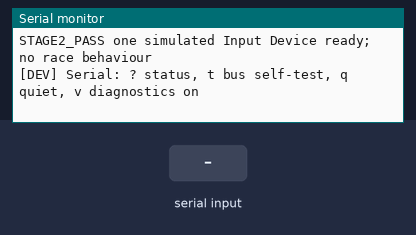
The program below on a simulated ESP32. On the bench: the last lines printed to the serial monitor. The inputs (shaded band) are chosen by the test bench. EEPROM starts erased.

Above: at 1.2 s.
1.3 s: "v\n" received over Serial
At 2.5 s:
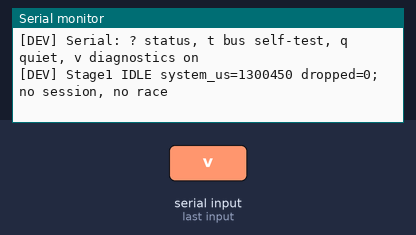
2.8 s: "0\n" received over Serial
At 3.9 s:
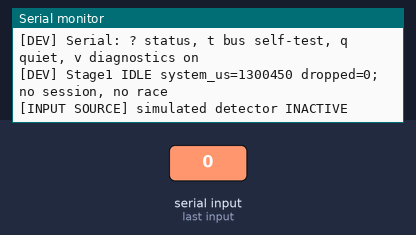
4.3 s: "1\n" received over Serial
At 4.7 s:
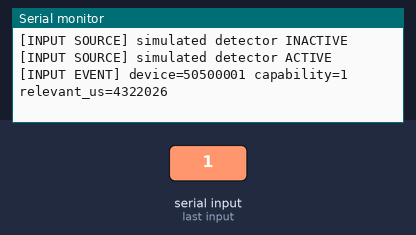

Measured:
- after the input at 1.3 s, the serial monitor: prints a new line at once (image 1)
- after the input at 2.8 s, the serial monitor: prints a new line at once (image 2)
- after the input at 4.3 s, the serial monitor: prints a new line at once (image 3)

The program:

main.cpp
```cpp
#include <Arduino.h>
#include <Preferences.h>
#include "pp/system_time.h"
#include <stdarg.h>
#include "pp/core.h"
#include "pp/verification.h"
#ifndef PP_DIAGNOSTICS
#define PP_DIAGNOSTICS 1
#endif
#ifdef PP_ACCEPTANCE
uint64_t acceptanceReadSharedTime();
#endif
namespace {
using pp::systemTime;
// Development diagnostics: bounded queue, bounded flush, no wait for UART.
class Diagnostics {
public:
  void log(const char* format,...) {
    if(!enabled)return;
    if(size==Capacity){++dropped;return;}
    va_list args;va_start(args,format);vsnprintf(lines[(head+size)%Capacity],Width,format,args);va_end(args);++size;
  }
  void flush(){
    if(!size)return;
    const auto length=strlen(lines[head]);const int available=Serial.availableForWrite();
    if(available<=0)return;
    if(offset<length){size_t n=length-offset;if(n>size_t(available))n=available;Serial.write(reinterpret_cast<uint8_t*>(lines[head]+offset),n);offset+=n;}
    else {Serial.write('\n');head=(head+1)%Capacity;--size;offset=0;}
  }
  void enable(bool value){enabled=value;if(!value){size=0;head=0;offset=0;}}
  bool enabled=PP_DIAGNOSTICS;uint32_t dropped=0;
private:
  static constexpr size_t Capacity=64,Width=160;
  char lines[Capacity][Width]{};size_t head=0,size=0,offset=0;
} diagnostics;
class NvsStore final:public pp::Store {
public:
#ifdef PP_ACCEPTANCE
  uint32_t readCalls=0;
#endif
  void begin(const char* name="pp-stage1"){ready=preferences.begin(name,false);}
  bool available()const override{return ready;}
  bool read(unsigned s,uint8_t* data,size_t n)override{
#ifdef PP_ACCEPTANCE
    ++readCalls;
#endif
    if(!ready)return false;
    const char* key=s?"config-b":"config-a";
    if(!preferences.isKey(key))return false;
    auto length=preferences.getBytesLength(key);
    if(!length)return false;
    // Preserve the distinction between absent and malformed records.
    if(length!=n){memset(data,0,n);return true;}
    return preferences.getBytes(key,data,n)==n;
  }
  bool write(unsigned s,const uint8_t* data,size_t n)override{return ready&&preferences.putBytes(s?"config-b":"config-a",data,n)==n;}
private: Preferences preferences;bool ready=false;
} storage;
pp::Bus bus;
pp::Memory memory(storage);
const auto lifecycle=bus.attach(pp::Role::Lifecycle);
const auto memoryEndpoint=bus.attach(pp::Role::Memory);
pp::InputModule input(bus,bus.attach(pp::Role::Input));
pp::RaceControl raceControl{bus.attach(pp::Role::RaceControl)};
pp::RaceEngine raceEngine{bus.attach(pp::Role::RaceEngine)};
pp::OutputModule output{bus.attach(pp::Role::Output)};
pp::Presentation presentation{bus.attach(pp::Role::Presentation)};
const auto testPublisher=bus.attach(pp::Role::Diagnostics);
const auto testObserver=bus.attach(pp::Role::Diagnostics);
const auto inputObserver=bus.attach(pp::Role::Diagnostics);
pp::MemoryModule memoryModule(bus,memoryEndpoint,memory);
pp::Configuration workingConfiguration;
bool ready=false,testsPassed=true,bootFailed=false;
pp::Time nextStatus=0;
#ifdef PP_VERIFY
bool verificationReboot=false;
pp::Time rebootAt=0;
#endif
void report(const char* name,bool passed){diagnostics.log("[TEST] %s %s",passed?"PASS":"FAIL",name);}
void observeInputEvents() {
  pp::Message event;
  while(bus.receive(inputObserver,event)) {
    diagnostics.log("[INPUT EVENT] device=%08lx capability=%u relevant_us=%llu",
      static_cast<unsigned long>(event.input.device),event.input.capability,
      static_cast<unsigned long long>(event.relevantTime));
  }
}
void status(){diagnostics.log("[DEV] Stage1 %s system_us=%llu dropped=%lu; no session, no race",
  ready?"IDLE":bootFailed?"FAULT":"STARTING",static_cast<unsigned long long>(systemTime()),static_cast<unsigned long>(diagnostics.dropped));}
#ifdef PP_ACCEPTANCE
#include "../tests/acceptance_probe.inc"
#endif
#ifdef PP_STAGE2_ACCEPTANCE
#include "../tests/stage2_acceptance_probe.inc"
#endif
}
void setup(){
  Serial.begin(115200);
#ifdef PP_ACCEPTANCE
  acceptanceBeforeBoot();
#endif
#ifdef PP_STAGE2_ACCEPTANCE
  stage2AcceptanceBeforeBoot();
#endif
  diagnostics.log("[DEV] P&P STAGE 1 -- diagnostics are not product State");
  auto first=systemTime(),second=systemTime();testsPassed=second>=first;
  diagnostics.log("[INIT] System Time %s: monotonic 64-bit microseconds",testsPassed?"READY":"FAIL");
  storage.begin();diagnostics.log("[INIT] Memory %s: NVS behind Memory boundary",storage.available()?"READY":"DEGRADED");
  testsPassed&=bus.subscribe(memoryEndpoint,pp::Type::LoadConfiguration);
  testsPassed&=bus.subscribe(lifecycle,pp::Type::ConfigurationLoaded);
  testsPassed&=bus.subscribe(testPublisher,pp::Type::DiagnosticProbe);
  testsPassed&=bus.subscribe(testObserver,pp::Type::DiagnosticProbe);
  testsPassed&=bus.subscribe(inputObserver,pp::Type::InputEvent);
  diagnostics.log("[INIT] Message Bus READY: bounded mailboxes; authority checked");
  testsPassed&=pp::busSelfTest(bus,testPublisher,testObserver,input.endpoint,report);
  diagnostics.log("[BUS SELF-TEST] %s",testsPassed?"PASS":"FAIL");
#ifdef PP_VERIFY
  testsPassed&=pp::memoryTests(report);
  // Exercise the actual Memory codec/adapter across an ESP32 software reset.
  // Only this verification image writes these disposable namespaces.
  Preferences marker;bool nvsOk=marker.begin("pp-test-phase",false);
  if(nvsOk){
    const bool secondBoot=marker.getBool("pending",false);
    NvsStore testStorage;testStorage.begin("pp-selftest");
    pp::Memory testMemory(testStorage);pp::Configuration saved;
    const auto result=testMemory.load(saved);
    if(secondBoot){
      nvsOk=result==pp::LoadStatus::Remembered&&saved.laps==27;
      nvsOk&=marker.putBool("pending",false)==1;
      report("nvs.configuration.survives.reset",nvsOk);
    }else{
      saved.laps=27;nvsOk=testMemory.save(saved);
      nvsOk&=marker.putBool("pending",true)==1;
      verificationReboot=nvsOk;rebootAt=systemTime()+2000000;
      report("nvs.configuration.saved.before.reset",nvsOk);
    }
    marker.end();
  }
  testsPassed&=nvsOk;
#endif
  pp::Message request;request.type=pp::Type::LoadConfiguration;request.correlation=1;
  if(bus.publish(lifecycle,request)!=pp::Delivery::Delivered){bootFailed=true;diagnostics.log("STAGE1_FAIL configuration request");}
}
void loop(){
  memoryModule.tick();
  input.tick(systemTime());
  observeInputEvents();
  pp::Message message;
  if(!ready&&!bootFailed&&bus.receive(lifecycle,message)){
    if(message.type!=pp::Type::ConfigurationLoaded||message.correlation!=1||!pp::valid(message.configuration)){
      bootFailed=true;diagnostics.log("STAGE1_FAIL configuration response");
    }else{
      workingConfiguration=message.configuration;
#ifdef PP_ACCEPTANCE
      acceptanceLoadStatus=unsigned(message.loadStatus);
#endif
      const char* sources[]={"remembered","factory: no saved configuration","factory: invalid saved configuration","factory: storage unavailable"};
      diagnostics.log("[INIT] Working configuration READY in RAM (%s)",sources[unsigned(message.loadStatus)]);
      diagnostics.log("[CONFIG] Lap Race proposed; lanes=%u laps=%lu optional_features=off",workingConfiguration.lanes,static_cast<unsigned long>(workingConfiguration.laps));
      diagnostics.log("[INIT] Input Module READY: one simulated detector; Race Control / Race Engine / Output / Presentation dormant");
      diagnostics.log("[INIT] No capabilities discovered or assigned; session readiness not claimed");
      ready=testsPassed;
      bootFailed=!testsPassed;
#ifdef PP_VERIFY
      if(verificationReboot)diagnostics.log("[TEST] Rebooting after diagnostics drain to verify persistent configuration");
      else
#endif
      diagnostics.log("%s",ready?"STAGE1_PASS skeleton initialised; no race behaviour":"STAGE1_FAIL self-test");
      diagnostics.log("%s",ready?"STAGE2_PASS one simulated Input Device ready; no race behaviour":"STAGE2_FAIL startup");
      diagnostics.log("[DEV] Serial: ? status, t bus self-test, q quiet, v diagnostics on");
      nextStatus=systemTime()+10000000;
    }
  }
  // Bounded serial command work. 0/1 are a development-only simulated source,
  // exercised through the Input Device; they are not P&P Requests or bus events.
  for(unsigned i=0;i<8&&Serial.available();++i){
    const char c=Serial.read();
    if(c=='q')diagnostics.enable(false);
    else if(c=='v'){diagnostics.enable(true);status();}
    else if(c=='?')status();
    else if(c=='t'){const bool ok=pp::busSelfTest(bus,testPublisher,testObserver,input.endpoint,report);diagnostics.log("[BUS SELF-TEST] %s",ok?"PASS":"FAIL");}
    else if(c=='0'){input.setSimulatedSource(false);diagnostics.log("[INPUT SOURCE] simulated detector INACTIVE");}
    else if(c=='1'){input.setSimulatedSource(true);diagnostics.log("[INPUT SOURCE] simulated detector ACTIVE");}
#ifdef PP_ACCEPTANCE
    else acceptanceCommand(c);
#endif
#ifdef PP_STAGE2_ACCEPTANCE
    else stage2AcceptanceCommand(c);
#endif
  }
  if(ready&&systemTime()>=nextStatus){status();nextStatus=systemTime()+10000000;}
  diagnostics.flush();delay(1);
#ifdef PP_ACCEPTANCE
  acceptanceTick();
#endif
#ifdef PP_STAGE2_ACCEPTANCE
  stage2AcceptanceTick();
#endif
#ifdef PP_VERIFY
  if(verificationReboot&&systemTime()>=rebootAt)ESP.restart();
#endif
}
```

system_time.h
```cpp
#pragma once
#include <stdint.h>

namespace pp {
// Shared controller time service: monotonic microseconds within one boot.
// Not wall-clock time; no dependency on diagnostics or transport.
uint64_t systemTime();
}
```

verification.h
```cpp
#pragma once
#include "core.h"
namespace pp {
using Report = void (*)(const char*,bool);
// Exercises the SAME bus instance used by Memory and lifecycle. Probe messages
// are authorised Diagnostics-only messages, never counterfeit race/input facts.
inline bool busSelfTest(Bus& bus,Bus::Endpoint producer,Bus::Endpoint observer,Bus::Endpoint forbidden,Report report) {
  bool passed=true; auto check=[&](const char* n,bool ok){report(n,ok);passed&=ok;};
  Message m{}; m.probe=0x504e50;m.relevantTime=1234567890123ull;m.eventId=7;m.source=999;
  Message a{},b{};
  check("bus.authority.publish",bus.publish(forbidden,m)==Delivery::Forbidden);
  check("bus.authority.subscribe",!bus.subscribe(forbidden,Type::DiagnosticProbe));
  check("bus.fanout.publish",bus.publish(producer,m)==Delivery::Delivered);
  check("bus.fanout.identical",bus.receive(producer,a)&&bus.receive(observer,b)&&a.probe==m.probe&&b.probe==m.probe&&a.source==producer.id&&b.source==producer.id&&a.relevantTime==m.relevantTime&&b.eventId==7);
  check("bus.no.duplicate",!bus.receive(producer,a)&&!bus.receive(observer,b));
  for(unsigned i=0;i<Bus::Depth;++i){m.probe=i;passed&=bus.publish(producer,m)==Delivery::Delivered;}
  for(unsigned i=0;i<Bus::Depth;++i)passed&=bus.receive(producer,a)&&a.probe==i;
  check("bus.backpressure.atomic",bus.publish(producer,m)==Delivery::Full&&!bus.receive(producer,a));
  bool ordered=true;for(unsigned i=0;i<Bus::Depth;++i)ordered&=bus.receive(observer,b)&&b.probe==i;
  check("bus.fifo",ordered);
  check("bus.recovery",bus.publish(producer,m)==Delivery::Delivered&&bus.receive(producer,a)&&bus.receive(observer,b));
  return passed;
}
class FakeStore : public Store {
public:
  bool online=true,failWrite=false,torn=false,present[2]{};uint8_t data[2][Memory::RecordSize]{};
  bool available() const override {return online;}
  bool read(unsigned s,uint8_t* out,size_t n) override {if(!present[s])return false;memcpy(out,data[s],n);return true;}
  bool write(unsigned s,const uint8_t* in,size_t n) override {
    if(failWrite)return false;
    present[s]=true;memcpy(data[s],in,torn?n/2:n);return !torn;
  }
};
inline bool memoryTests(Report report) {
  bool all=true;auto check=[&](const char* n,bool ok){report(n,ok);all&=ok;};
  FakeStore store;Memory memory(store);Configuration c;
  check("memory.first.boot",memory.load(c)==LoadStatus::DefaultsMissing&&c.lanes==2&&c.laps==10&&c.optionalFeatures==0&&c.soundIfAvailable&&c.powerIfAvailable);
  c.laps=27;check("memory.save",memory.save(c));
  Memory reboot(store);Configuration loaded;check("memory.restore",reboot.load(loaded)==LoadStatus::Remembered&&loaded.laps==27);
  loaded.laps=99;check("memory.ram.isolation",reboot.load(c)==LoadStatus::Remembered&&c.laps==27);
  c.laps=31;store.failWrite=true;check("memory.write.failure",!reboot.save(c));store.failWrite=false;
  store.torn=true;check("memory.torn.write",!reboot.save(c));store.torn=false;
  Memory recovery(store);check("memory.last.good",recovery.load(c)==LoadStatus::Remembered&&c.laps==27);
  c.laps=31;check("memory.new.generation",recovery.save(c));Memory again(store);
  check("memory.newest",again.load(c)==LoadStatus::Remembered&&c.laps==31);
  store.data[1][12]^=1;Memory corruptNewest(store);
  check("memory.corrupt.fallback",corruptNewest.load(c)==LoadStatus::Remembered&&c.laps==27);
  store.data[0][0]=0;Memory corruptBoth(store);
  check("memory.corrupt.defaults",corruptBoth.load(c)==LoadStatus::DefaultsInvalid&&c.laps==10);
  c.lanes=0;check("memory.invalid.rejected",!corruptBoth.save(c));store.online=false;
  check("memory.unavailable",corruptBoth.load(c)==LoadStatus::DefaultsStorageError&&!corruptBoth.save(c));
  return all;
}
}
```

acceptance_clock.cpp
```cpp
#ifdef PP_ACCEPTANCE
#include "pp/system_time.h"
// Independent translation unit: verifies the production shared service is linkable.
uint64_t acceptanceReadSharedTime() { return pp::systemTime(); }
#endif
```

system_time.cpp
```cpp
#include "pp/system_time.h"
#include <esp_timer.h>

uint64_t pp::systemTime() {
  return static_cast<uint64_t>(esp_timer_get_time());
}
```

Source omitted: core.h (10183 bytes)
